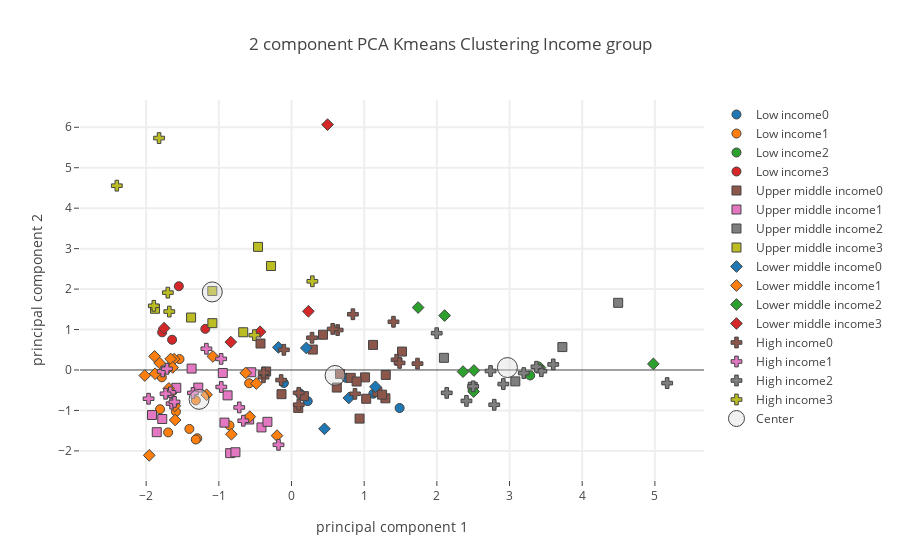

The notebook cell saved with this chart:
### Code cell
plot_plotly(principalDf_socio,"Income group",income_centers_socio,"Socioeconomic + Foods")

### Figure 1 — Plotly figure (JSON) as saved in the notebook; plotly's stock layout.template omitted (floating-point values rounded to 4 significant figures)
{"data": [{"marker": {"color": 0, "line": {"width": 1}, "size": 9, "symbol": 0}, "mode": "markers", "name": "Low income0", "text": ["Chad", "Madagascar", "Malawi", "Nepal", "Senegal", "Tajikistan"], "type": "scatter", "uid": "e2c4debe-9866-4e22-b754-bb49d3abebdc", "x": [1.126, -0.1048, 0.2231, 0.7516, 1.487, 0.1144], "y": [-0.5868, -0.3221, -0.7706, -0.1935, -0.94, -0.5779]}, {"marker": {"color": 1, "line": {"width": 1}, "size": 9, "symbol": 0}, "mode": "markers", "name": "Low income1", "text": ["Afghanistan", "Benin", "Burkina Faso", "Central African Republic", "Ethiopia", "Gambia", "Guinea", "Haiti", "Liberia", "Mali", "Mozambique", "Sierra Leone"], "type": "scatter", "uid": "d04dce81-49ee-478a-aab3-4b10f548dd71", "x": [-1.697, -1.541, -0.5825, -1.809, -0.8532, -1.784, -1.634, -1.405, -1.297, -1.317, -1.59, -1.317], "y": [-1.543, 0.2693, -0.3287, -0.97, -1.37, -0.1804, -0.5239, -1.457, -1.688, -1.719, -1.03, -0.7509]}, {"marker": {"color": 2, "line": {"width": 1}, "size": 9, "symbol": 0}, "mode": "markers", "name": "Low income2", "text": ["Togo"], "type": "scatter", "uid": "cf3d9cb9-ac8e-4d8b-bd78-da0deb3b7318", "x": [3.284], "y": [-0.1346]}, {"marker": {"color": 3, "line": {"width": 1}, "size": 9, "symbol": 0}, "mode": "markers", "name": "Low income3", "text": ["Guinea-Bissau", "Niger", "Rwanda", "Uganda"], "type": "scatter", "uid": "50252605-40e3-43a7-8488-c8b501343cac", "x": [-1.78, -1.55, -1.643, -1.186], "y": [0.9317, 2.071, 0.7478, 1.016]}, {"marker": {"color": 4, "line": {"width": 1}, "size": 9, "symbol": 0}, "mode": "markers", "name": "Low income4", "text": [], "type": "scatter", "uid": "b7d03362-29a5-46d2-aacb-0b008f1f3afb", "x": [], "y": []}, {"marker": {"color": 0, "line": {"width": 1}, "size": 9, "symbol": 1}, "mode": "markers", "name": "Upper middle income0", "text": ["Albania", "Armenia", "Belarus", "Botswana", "Brazil", "China, mainland", "Colombia", "Costa Rica", "Grenada", "Iraq", "Jordan", "Kazakhstan", "Malaysia", "Maldives", "Peru", "Russian Federation", "Saint Lucia", "Serbia", "Thailand", "Turkmenistan"], "type": "scatter", "uid": "9b01a8dc-b12a-428c-ab68-77a09400f07c", "x": [0.9365, 0.09279, 1.012, 1.297, 1.52, 0.2934, 0.6674, 1.121, 0.6233, 1.028, 0.8152, -0.4267, 0.1701, 1.292, 0.4334, -0.1376, 1.182, -0.3493, 1.246, 0.8962], "y": [-1.202, -0.9383, -0.1822, -0.123, 0.4556, 0.5053, -0.09693, 0.6197, -0.4345, -0.7117, -0.1941, 0.6543, -0.6468, -0.7003, 0.8713, -0.5981, -0.5447, -0.03713, -0.6096, -0.2852]}, {"marker": {"color": 1, "line": {"width": 1}, "size": 9, "symbol": 1}, "mode": "markers", "name": "Upper middle income1", "text": ["Algeria", "Azerbaijan", "Belize", "Bosnia and Herzegovina", "Bulgaria", "Dominica", "Gabon", "Guyana", "Iran (Islamic Republic of)", "Jamaica", "Mauritius", "Mexico", "Romania", "Samoa", "Suriname"], "type": "scatter", "uid": "aa39b416-5e47-4d1a-b63a-9dbfd9fc6941", "x": [-0.8441, -0.7716, -0.5541, -0.8796, -1.854, -1.92, -1.375, -0.9224, -0.5828, -0.4132, -0.9454, -1.779, -1.585, -0.3317, -1.283], "y": [-2.056, -2.033, -0.05601, -0.6274, -1.537, -1.113, 0.03483, -1.301, -1.224, -1.42, -0.07411, -1.212, -0.4406, -1.282, -0.4353]}, {"marker": {"color": 2, "line": {"width": 1}, "size": 9, "symbol": 1}, "mode": "markers", "name": "Upper middle income2", "text": ["Ecuador", "Fiji", "Guatemala", "Montenegro", "Namibia"], "type": "scatter", "uid": "b10ca986-1ad2-4183-b86e-4469d6ceb47d", "x": [3.08, 2.494, 4.495, 2.097, 3.727], "y": [-0.2819, -0.4146, 1.66, 0.3004, 0.5664]}, {"marker": {"color": 3, "line": {"width": 1}, "size": 9, "symbol": 1}, "mode": "markers", "name": "Upper middle income3", "text": ["Cuba", "Dominican Republic", "Lebanon", "Paraguay", "Saint Vincent and the Grenadines", "South Africa", "Turkey"], "type": "scatter", "uid": "f16e7d67-6ee6-4c25-946c-39b171bfc1cd", "x": [-0.2816, -0.6646, -0.4608, -1.878, -1.382, -1.089, -1.09], "y": [2.571, 0.9326, 3.043, 1.513, 1.297, 1.158, 1.953]}, {"marker": {"color": 4, "line": {"width": 1}, "size": 9, "symbol": 1}, "mode": "markers", "name": "Upper middle income4", "text": [], "type": "scatter", "uid": "c97fbcb1-1a67-4e5e-8ffb-b48d5ba709a0", "x": [], "y": []}, {"marker": {"color": 0, "line": {"width": 1}, "size": 9, "symbol": 2}, "mode": "markers", "name": "Lower middle income0", "text": ["CÃƒÂ´te d'Ivoire", "El Salvador", "Nigeria", "Pakistan", "Sudan"], "type": "scatter", "uid": "c1caba8c-3fa4-4062-a374-3a60d31e2c11", "x": [1.155, -0.1806, 0.7881, 0.4538, 0.2032], "y": [-0.4149, 0.5589, -0.6921, -1.454, 0.5441]}, {"marker": {"color": 1, "line": {"width": 1}, "size": 9, "symbol": 2}, "mode": "markers", "name": "Lower middle income1", "text": ["Angola", "Bangladesh", "Bolivia (Plurinational State of)", "Cabo Verde", "Cambodia", "Congo (note no data in Food suppley tables for DRC)", "Georgia", "Kenya", "Kiribati", "Lao People's Democratic Republic", "Morocco", "Myanmar", "Nicaragua", "Solomon Islands", "Sri Lanka", "Eswatini", "Timor-Leste", "Tunisia", "Ukraine"], "type": "scatter", "uid": "58a25dfd-8940-4e26-bd48-a1232e68c366", "x": [-1.082, -2.018, -0.5742, -1.616, -1.663, -0.4839, -1.815, -1.958, -1.7, -1.688, -1.169, -1.884, -0.6306, -1.605, -1.877, -0.1997, -1.635, -0.8269, -1.601], "y": [0.3348, -0.1371, -1.155, 0.268, 0.2718, -0.3338, 0.1723, -2.111, 0.04394, -0.4558, -0.6127, 0.3372, -0.07271, -0.8857, -0.09294, -1.623, 0.06345, -1.588, -1.236]}, {"marker": {"color": 2, "line": {"width": 1}, "size": 9, "symbol": 2}, "mode": "markers", "name": "Lower middle income2", "text": ["Cameroon", "Egypt", "Honduras", "Indonesia", "Kyrgyzstan", "Mongolia", "Sao Tome and Principe"], "type": "scatter", "uid": "62651d5e-b1f0-437a-9722-cf4f8d8d976f", "x": [2.36, 2.51, 2.506, 2.107, 4.979, 3.419, 1.742], "y": [-0.0409, -0.01235, -0.5334, 1.345, 0.1507, 0.0571, 1.544]}, {"marker": {"color": 3, "line": {"width": 1}, "size": 9, "symbol": 2}, "mode": "markers", "name": "Lower middle income3", "text": ["Ghana", "India", "Lesotho", "Mauritania", "Philippines"], "type": "scatter", "uid": "5f088979-19a7-4e00-a7f9-10f78ea834ab", "x": [-1.753, -0.4315, 0.4958, -0.8358, 0.2324], "y": [1.034, 0.9456, 6.065, 0.691, 1.451]}, {"marker": {"color": 4, "line": {"width": 1}, "size": 9, "symbol": 2}, "mode": "markers", "name": "Lower middle income4", "text": [], "type": "scatter", "uid": "1e677c98-71eb-48cd-b682-f5aa50df9356", "x": [], "y": []}, {"marker": {"color": 0, "line": {"width": 1}, "size": 9, "symbol": 3}, "mode": "markers", "name": "High income0", "text": ["Antigua and Barbuda", "Barbados", "Brunei Darussalam", "Chile", "Czechia", "France", "Germany", "Iceland", "Kuwait", "New Zealand", "Norway", "Oman", "Panama", "Poland", "Saint Kitts and Nevis"], "type": "scatter", "uid": "4b0d4b6f-4c56-4172-91c6-a0c2dd22945c", "x": [0.8448, 0.6348, 0.1, -0.3854, -0.1052, 1.446, -0.3831, 1.487, 1.734, -0.1425, 1.403, 0.567, 0.8732, 0.2824, 0.0993], "y": [1.378, 0.9877, -0.8579, -0.1792, 0.4987, 0.2527, -0.06744, 0.1751, 0.1574, -0.2492, 1.192, 1.015, -0.5896, 0.797, -0.5645]}, {"marker": {"color": 1, "line": {"width": 1}, "size": 9, "symbol": 3}, "mode": "markers", "name": "High income1", "text": ["Canada", "Denmark", "Estonia", "Greece", "Ireland", "Japan", "Latvia", "Luxembourg", "Malta", "Netherlands", "Spain", "Sweden", "United Arab Emirates", "United Kingdom"], "type": "scatter", "uid": "e5b96f95-b167-46e1-8c21-e8eff1631ac4", "x": [-1.171, -0.9683, -1.65, -0.9662, -1.356, -1.667, -1.967, -0.6634, -1.772, -0.7191, -1.713, -0.1789, -1.733, -1.61], "y": [0.5252, 0.2742, -0.8311, -0.42, -0.5668, -0.5517, -0.7106, -1.255, -0.03611, -0.9256, 0.02994, -1.849, -0.5874, -0.7892]}, {"marker": {"color": 2, "line": {"width": 1}, "size": 9, "symbol": 3}, "mode": "markers", "name": "High income2", "text": ["Argentina", "Australia", "Austria", "Bahamas", "Belgium", "Croatia", "Hungary", "Italy", "Lithuania", "Slovakia", "Slovenia", "Trinidad and Tobago"], "type": "scatter", "uid": "5e4cd35f-abd3-4719-8fe1-508dc33ec208", "x": [2.136, 3.601, 2.499, 1.998, 5.169, 2.739, 2.915, 2.789, 3.438, 3.371, 3.196, 2.407], "y": [-0.5656, 0.1377, -0.4041, 0.9095, -0.3243, -0.0258, -0.3477, -0.8598, -0.02945, 0.07984, -0.07609, -0.7645]}, {"marker": {"color": 3, "line": {"width": 1}, "size": 9, "symbol": 3}, "mode": "markers", "name": "High income3", "text": ["Cyprus", "Finland", "Israel", "Portugal", "Republic of Korea", "Saudi Arabia", "Switzerland"], "type": "scatter", "uid": "a09600d8-d92d-42fe-a49c-f7c4b451a13d", "x": [-0.5108, -1.702, -1.822, 0.2869, -2.404, -1.894, -1.682], "y": [0.861, 1.912, 5.733, 2.193, 4.556, 1.586, 1.444]}, {"marker": {"color": 4, "line": {"width": 1}, "size": 9, "symbol": 3}, "mode": "markers", "name": "High income4", "text": [], "type": "scatter", "uid": "57b2f399-7ece-421d-95a4-ccde0291b9e8", "x": [], "y": []}, {"marker": {"color": 0, "line": {"width": 1}, "size": 9, "symbol": 4}, "mode": "markers", "name": "nan0", "text": [], "type": "scatter", "uid": "284ca76f-2387-4774-bcbd-bbff76331a29", "x": [], "y": []}, {"marker": {"color": 1, "line": {"width": 1}, "size": 9, "symbol": 4}, "mode": "markers", "name": "nan1", "text": [], "type": "scatter", "uid": "8ddafbcc-8445-4c19-baf4-ab39526b567e", "x": [], "y": []}, {"marker": {"color": 2, "line": {"width": 1}, "size": 9, "symbol": 4}, "mode": "markers", "name": "nan2", "text": [], "type": "scatter", "uid": "1532ce55-ed54-408c-bcea-22da29f00e00", "x": [], "y": []}, {"marker": {"color": 3, "line": {"width": 1}, "size": 9, "symbol": 4}, "mode": "markers", "name": "nan3", "text": [], "type": "scatter", "uid": "77957b07-1f1b-4458-8b69-e6e11aa008d3", "x": [], "y": []}, {"marker": {"color": 4, "line": {"width": 1}, "size": 9, "symbol": 4}, "mode": "markers", "name": "nan4", "text": [], "type": "scatter", "uid": "87b6577c-0978-47f2-8b45-5106159244b2", "x": [], "y": []}, {"marker": {"color": "rgba(220, 220, 220, .4)", "line": {"width": 1}, "size": 20}, "mode": "markers", "name": "Center", "type": "scatter", "uid": "8e599975-fab1-461b-a3dc-1db3401668c8", "x": [0.5996, -1.272, 2.971, -1.091], "y": [-0.1359, -0.725, 0.06029, 1.93]}], "layout": {"hovermode": "closest", "showlegend": true, "title": {"text": "2 component PCA Kmeans Clustering Income group"}, "xaxis": {"gridwidth": 2, "ticklen": 5, "title": {"text": "principal component 1"}, "zeroline": false}, "yaxis": {"gridwidth": 2, "ticklen": 5, "title": {"text": "principal component 2"}}}}
